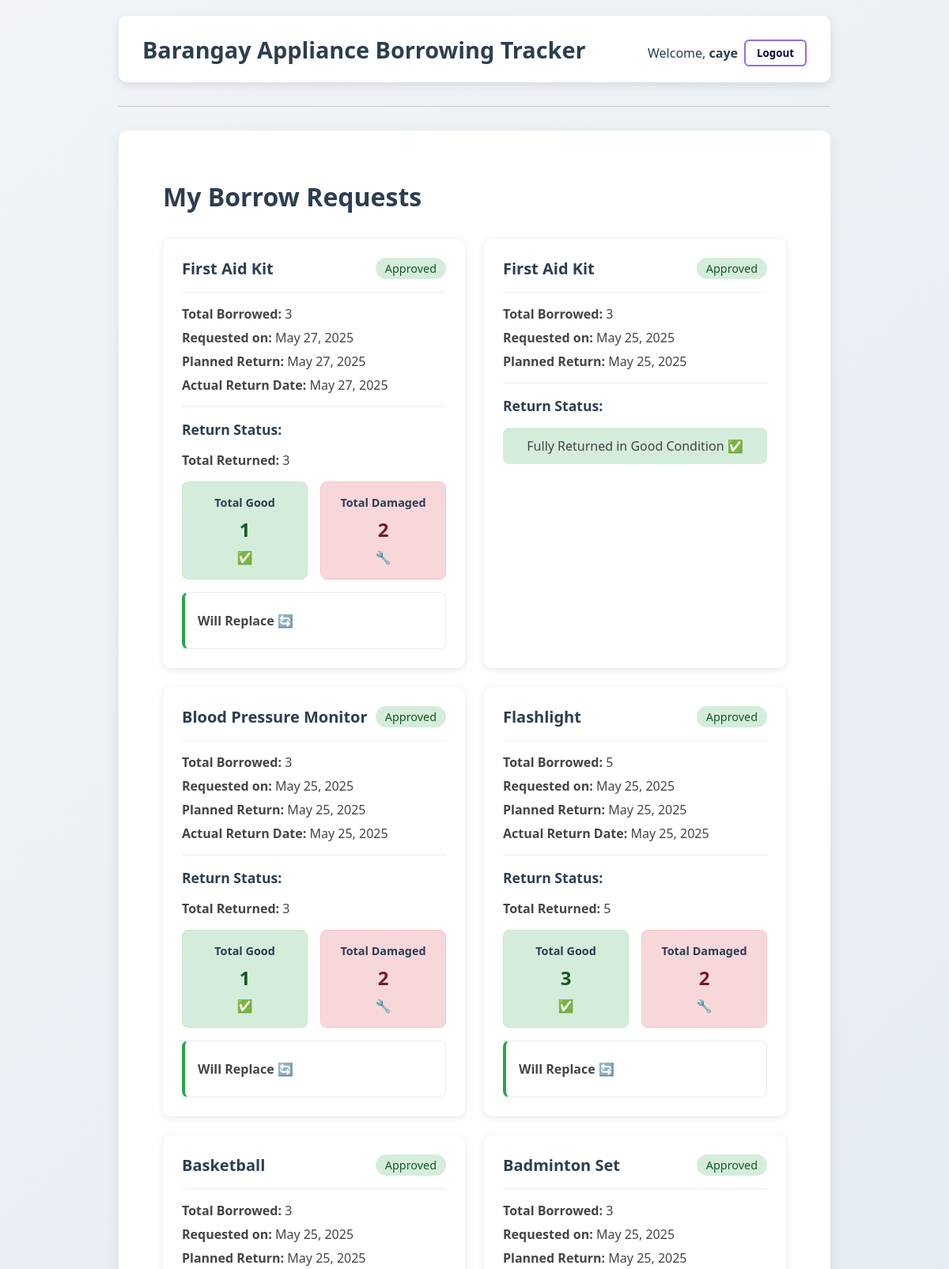
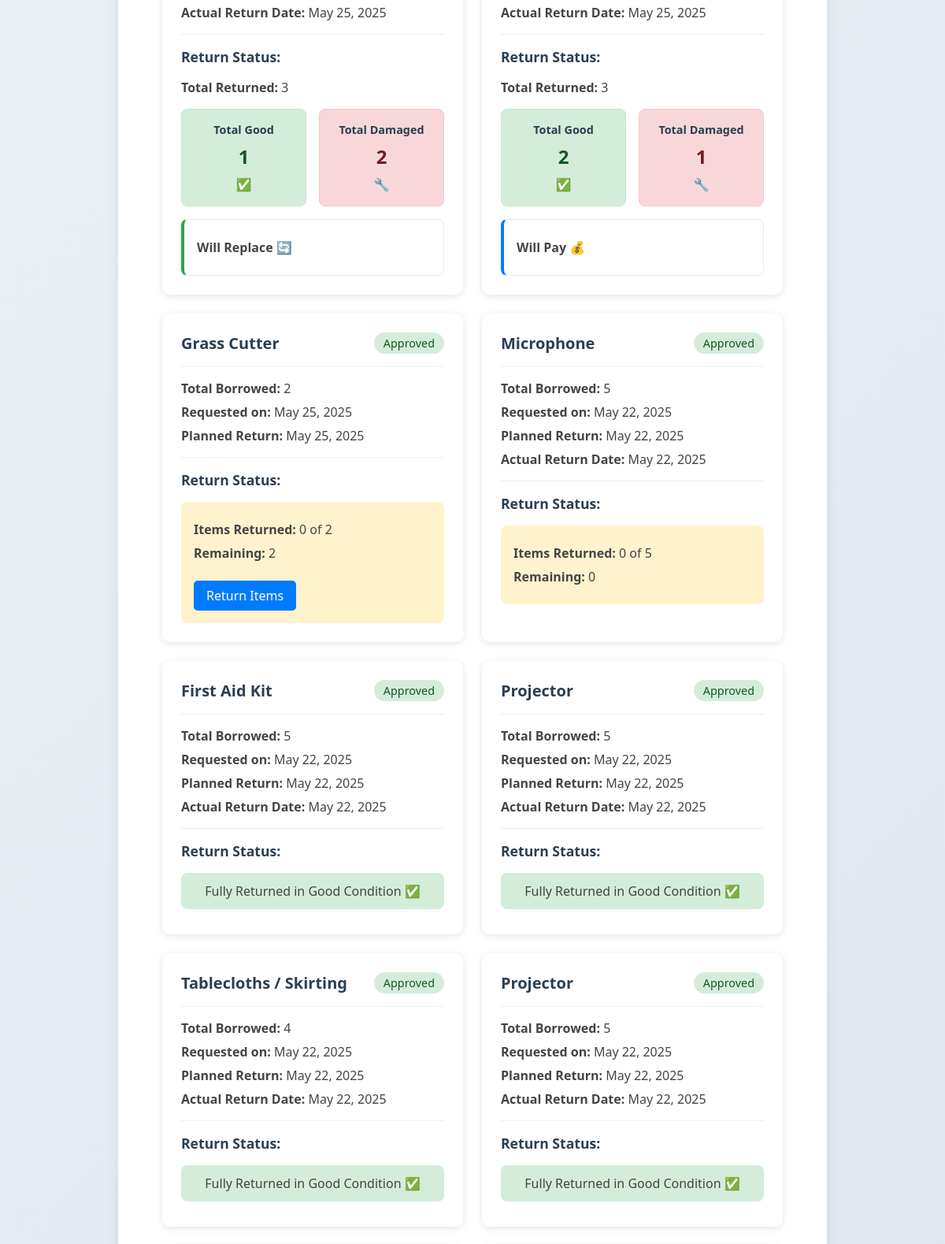
The app's page /my-borrow-requests/ (signed in, upper part) with its own data (2 pictures, top to bottom).
### appliances/models.py (models this page shows, shortened)
class BorrowRequest(models.Model):
    UNRETURNED_STATUS_CHOICES = [
        ('pending', 'Pending Return'),
        ('lost', 'Lost'),
        ('damaged', 'Damaged'),
        ('replaced', 'Replaced'),
        ('paid', 'Paid'),
    ]
    ITEM_CONDITION_CHOICES = [
        ('good', 'Good Condition'),
        ('damaged', 'Damaged'),
        ('lost', 'Lost'),
    ]
    user = models.ForeignKey(User, on_delete=models.CASCADE)
    appliance = models.ForeignKey(Appliance, on_delete=models.CASCADE)
    quantity = models.PositiveIntegerField()
    borrow_date = models.DateField(auto_now_add=True)
    return_date = models.DateField(null=True, blank=True)
    approved = models.BooleanField(default=False)
    declined = models.BooleanField(default=False)
    notified = models.BooleanField(default=False)
    returned_quantity = models.PositiveIntegerField(default=0)
    unreturned_quantity = models.PositiveIntegerField(default=0)
    unreturned_status = models.CharField(
        max_length=20,
        choices=UNRETURNED_STATUS_CHOICES,
        null=True,
        blank=True
    )
    unreturned_reason = models.TextField(null=True, blank=True)
    item_conditions = models.JSONField(default=dict, blank=True)
    resolution_status = models.JSONField(default=dict, blank=True)
    full_name = models.CharField(max_length=255, null=True, blank=True)
    contact_number = models.CharField(max_length=20, null=True, blank=True)
    location = models.TextField(null=True, blank=True)
    planned_borrow_date = models.DateField(null=True, blank=True)
    planned_return_date = models.DateField(null=True, blank=True)

class Appliance(models.Model):
    category = models.ForeignKey(Category, on_delete=models.CASCADE, related_name='appliances')
    name = models.CharField(max_length=100)
    description = models.TextField()
    quantity = models.PositiveIntegerField()
    image = models.ImageField(upload_to='appliance_images/', null=True, blank=True)

### appliances/views.py (the view)
# urls.py: path('my-borrow-requests/', views.my_borrow_requests, name='my_borrow_requests'),
@login_required
def my_borrow_requests(request):
    user_requests = BorrowRequest.objects.filter(user=request.user).order_by('-borrow_date')
    return render(request, 'appliances/my_borrow_requests.html', {'requests': user_requests})

### appliances/templatetags/custom_filters.py (called while the page is built)
@register.filter(name='sub')
def sub(value, arg):
    try:
        return int(value) - int(arg)
    except (ValueError, TypeError):
        return 0

### appliances/templates/appliances/my_borrow_requests.html (shortened to what this page needs)
{% extends 'appliances/base.html' %}
{% load custom_filters %}
{% block content %}
<div class="my-requests-container">
    <h2>My Borrow Requests</h2>
    {% if requests %}
        <div class="requests-grid">
            {% for request in requests %}
                <div class="request-card">
                    <div class="request-header">
                        <h3>{{ request.appliance.name }}</h3>
                        <span class="status-badge {% if request.approved %}approved{% elif request.declined %}declined{% else %}pending{% endif %}">
                            {% if request.approved %}Approved
                            {% elif request.declined %}Declined
                            {% else %}Pending{% endif %}
                        </span>
                    </div>
                    <div class="request-details">
                        <p><strong>Total Borrowed:</strong> {{ request.quantity }}</p>
                        <p><strong>Requested on:</strong> {{ request.borrow_date|date:"F d, Y" }}</p>
                        {% if request.planned_return_date %}
                            <p><strong>Planned Return:</strong> {{ request.planned_return_date|date:"F d, Y" }}</p>
                        {% endif %}
                        {% if request.return_date %}
                            <p><strong>Actual Return Date:</strong> {{ request.return_date|date:"F d, Y" }}</p>
                        {% endif %}
                        {% if request.approved %}
                            <div class="return-status">
                                <h4>Return Status:</h4>
                                {% if request.returned_quantity == request.quantity %}
                                    {% if request.resolution_status.damaged_count and request.resolution_status.damaged_count > 0 %}
                                        <div class="return-summary">
                                            <p><strong>Total Returned:</strong> {{ request.returned_quantity }}</p>
                                            <div class="condition-boxes">
                                                <div class="condition-box good">
                                                    <span class="label">Total Good</span>
                                                    <span class="number">{{ request.returned_quantity|sub:request.resolution_status.damaged_count }}</span>
                                                    <span class="icon">✅</span>
                                                </div>
                                                <div class="condition-box damaged">
                                                    <span class="label">Total Damaged</span>
                                                    <span class="number">{{ request.resolution_status.damaged_count }}</span>
                                                    <span class="icon">🔧</span>
                                                </div>
                                            </div>
                                            {% if request.resolution_status.resolution %}
                                                <div class="resolution-box {{ request.resolution_status.resolution }}">
                                                    <p class="resolution-type">
                                                        {% if request.resolution_status.resolution == 'replaced' %}
                                                            Will Replace 🔄
                                                        {% elif request.resolution_status.resolution == 'paid' %}
                                                            Will Pay 💰
                                                        {% else %}
                                                            Pending Decision ⏳
                                                        {% endif %}
                                                    </p>
                                                </div>
                                            {% endif %}
                                        </div>
                                    {% else %}
                                        <p class="fully-returned">Fully Returned in Good Condition ✅</p>
                                    {% endif %}
                                {% else %}
                                    <div class="partial-return">
                                        <p><strong>Items Returned:</strong> {{ request.returned_quantity }} of {{ request.quantity }}</p>
                                        <p><strong>Remaining:</strong> {{ request.unreturned_quantity }}</p>
                                        {% if request.unreturned_quantity > 0 %}
                                            <a href="{% url 'return_appliance' request.id %}" class="btn-return">Return Items</a>
                                        {% endif %}
                                    </div>
                                {% endif %}
                            </div>
                        {% endif %}
                    </div>
                </div>
            {% endfor %}
        </div>
    {% else %}
        <p class="no-requests">You haven't made any borrow requests yet.</p>
    {% endif %}
</div>
{% endblock %}

### appliances/templates/appliances/base.html (shortened to what this page needs)
<!DOCTYPE html>
<html lang="en">
<head>
</head>
<body>
    <header>
        <h1>Barangay Appliance Borrowing Tracker</h1>
        <div class="user-area">
            {% if user.is_authenticated %}
                <p>Welcome, <strong>{{ user.username }}</strong></p>
                <form method="POST" action="{% url 'logout' %}" class="logout-form">
                    <button type="submit" aria-label="Logout">Logout</button>
                </form>
            {% else %}
                <a href="{% url 'login' %}">Login</a>
                <a href="{% url 'register' %}">Register</a>
            {% endif %}
        </div>
    </header>
    <hr>
    <main>
        {% block content %}{% endblock %}
    </main>
</body>
</html>

### appliances/templates/appliances/base.html (style rules this page uses)
* { margin: 0; padding: 0; box-sizing: border-box; }
body { font-family: 'Segoe UI', Tahoma, Geneva, Verdana, sans-serif; background: linear-gradient(135deg, #f0f4f8, #d9e2ec); color: #333; min-height: 100vh; display: flex; flex-direction: column; align-items: center; padding: 20px; }
header { width: 100%; max-width: 900px; background: #fff; box-shadow: 0 4px 12px rgba(0,0,0,0.1); padding: 20px 30px; border-radius: 10px; display: flex; justify-content: space-between; align-items: center; flex-wrap: wrap; }
header h1 { font-weight: 700; font-size: 1.8rem; color: #2c3e50; flex-grow: 1; min-width: 200px; }
.user-area { font-size: 1rem; color: #555; display: flex; align-items: center; gap: 15px; flex-wrap: wrap; margin-top: 10px; }
.user-area p, .user-area a { margin: 0; color: #2c3e50; text-decoration: none; }
form.logout-form { display: inline; margin-left: -7px; }
form.logout-form button { background-color: transparent; border: 2px solid #956aea; color: #070444; padding: 6px 14px; font-weight: 600; border-radius: 6px; cursor: pointer; transition: all 0.3s ease; font-family: inherit; }
hr { margin: 30px 0; border: none; border-top: 1px solid #ccc; width: 100%; max-width: 900px; }
main { width: 100%; max-width: 900px; background: white; padding: 30px 40px; border-radius: 12px; box-shadow: 0 6px 18px rgba(0,0,0,0.08); min-height: 400px; }

### appliances/templates/appliances/my_borrow_requests.html (style rules this page uses)
.my-requests-container { max-width: 1200px; margin: 2rem auto; padding: 0 1rem; }
.my-requests-container h2 { color: #2c3e50; margin-bottom: 2rem; font-size: 2rem; font-weight: 700; }
.requests-grid { display: grid; grid-template-columns: repeat(auto-fill, minmax(350px, 1fr)); gap: 1.5rem; }
.request-card { background: white; border-radius: 10px; padding: 1.5rem; box-shadow: 0 2px 10px rgba(0, 0, 0, 0.1); transition: transform 0.2s ease, box-shadow 0.2s ease; }
.request-header { display: flex; justify-content: space-between; align-items: center; margin-bottom: 1rem; padding-bottom: 1rem; border-bottom: 1px solid #eee; }
.request-header h3 { color: #2c3e50; margin: 0; font-size: 1.25rem; font-weight: 600; }
.status-badge { padding: 0.25rem 0.75rem; border-radius: 20px; font-size: 0.9rem; font-weight: 500; }
.status-badge.approved { background: #d4edda; color: #155724; }
.request-details p { margin: 0.5rem 0; color: #444; }
.return-status { margin-top: 1rem; padding-top: 1rem; border-top: 1px solid #eee; }
.return-status h4 { color: #2c3e50; margin: 0 0 1rem 0; font-size: 1.1rem; font-weight: 600; }
.fully-returned { color: #155724; background: #d4edda; padding: 0.75rem; border-radius: 8px; text-align: center; font-weight: 500; }
.condition-boxes { display: flex; gap: 1rem; margin: 1rem 0; }
.condition-box { flex: 1; padding: 1rem; border-radius: 8px; text-align: center; display: flex; flex-direction: column; align-items: center; gap: 0.5rem; }
.condition-box.good { background: #d4edda; border: 1px solid #c3e6cb; }
.condition-box.damaged { background: #f8d7da; border: 1px solid #f5c6cb; }
.condition-box .label { font-size: 0.9rem; font-weight: 600; color: #2c3e50; }
.condition-box .number { font-size: 1.5rem; font-weight: 700; }
.condition-box.good .number { color: #155724; }
.condition-box.damaged .number { color: #721c24; }
.resolution-box { margin-top: 1rem; padding: 1rem; border-radius: 8px; background: white; border: 1px solid #e9ecef; }
.resolution-box.replaced { border-left: 4px solid #28a745; }
.resolution-box.paid { border-left: 4px solid #007bff; }
.resolution-type { font-weight: 600; color: #2c3e50; margin: 0; }
.partial-return { background: #fff3cd; padding: 1rem; border-radius: 8px; margin-top: 1rem; }
.btn-return { display: inline-block; margin-top: 1rem; padding: 0.5rem 1rem; background: #007bff; color: white; text-decoration: none; border-radius: 5px; transition: background-color 0.2s; }

### records on screen
BorrowRequest: appliance.name "First Aid Kit", approved "Approved", quantity "3", borrow_date "May 27, 2025", planned_return_date "May 27, 2025", return_date "May 27, 2025", returned_quantity "3", returned_quantity|sub "1", resolution_status.damaged_count "2", shows "Will Replace 🔄"
BorrowRequest: appliance.name "First Aid Kit", approved "Approved", quantity "3", borrow_date "May 25, 2025", planned_return_date "May 25, 2025", shows "Return Status:"
BorrowRequest: appliance.name "Blood Pressure Monitor", approved "Approved", quantity "3", borrow_date "May 25, 2025", planned_return_date "May 25, 2025", return_date "May 25, 2025", returned_quantity "3", returned_quantity|sub "1", resolution_status.damaged_count "2", shows "Will Replace 🔄"
BorrowRequest: appliance.name "Flashlight", approved "Approved", quantity "5", borrow_date "May 25, 2025", planned_return_date "May 25, 2025", return_date "May 25, 2025", returned_quantity "5", returned_quantity|sub "3", resolution_status.damaged_count "2", shows "Will Replace 🔄"
BorrowRequest: appliance.name "Basketball", approved "Approved", quantity "3", borrow_date "May 25, 2025", planned_return_date "May 25, 2025", return_date "May 25, 2025", returned_quantity "3", returned_quantity|sub "1", resolution_status.damaged_count "2", shows "Will Replace 🔄"
BorrowRequest: appliance.name "Badminton Set", approved "Approved", quantity "3", borrow_date "May 25, 2025", planned_return_date "May 25, 2025", return_date "May 25, 2025", returned_quantity "3", returned_quantity|sub "2", resolution_status.damaged_count "1", shows "Will Pay 💰"
BorrowRequest: appliance.name "Grass Cutter", approved "Approved", quantity "2", borrow_date "May 25, 2025", planned_return_date "May 25, 2025", returned_quantity "0", unreturned_quantity "2", shows "Return Items"
BorrowRequest: appliance.name "Microphone", approved "Approved", quantity "5", borrow_date "May 22, 2025", planned_return_date "May 22, 2025", return_date "May 22, 2025", returned_quantity "0", unreturned_quantity "0"
BorrowRequest: appliance.name "First Aid Kit", approved "Approved", quantity "5", borrow_date "May 22, 2025", planned_return_date "May 22, 2025", return_date "May 22, 2025", shows "Return Status:"
BorrowRequest: appliance.name "Projector", approved "Approved", quantity "5", borrow_date "May 22, 2025", planned_return_date "May 22, 2025", return_date "May 22, 2025", shows "Return Status:"
BorrowRequest: appliance.name "Tablecloths / Skirting", approved "Approved", quantity "4", borrow_date "May 22, 2025", planned_return_date "May 22, 2025", return_date "May 22, 2025", shows "Return Status:"
BorrowRequest: appliance.name "Projector", approved "Approved", quantity "5", borrow_date "May 22, 2025", planned_return_date "May 22, 2025", return_date "May 22, 2025", shows "Return Status:"

### other values on screen
{{ user.username }} "caye"
